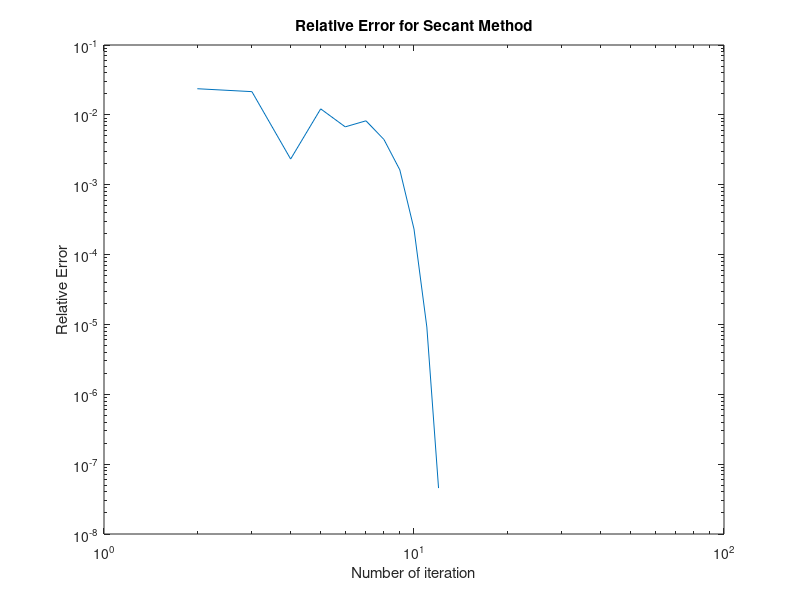

Here is the MATLAB script that generated this plot:
% Secant root finding method
% created by Anil Aksu
% I don't claim copyright you can use it for any purpose you need

format long

%Number of iterations
N=25;

% iteration point 
x=zeros(N);

% function at that point
f=zeros(N);

%relative error vector
Err=zeros(N-2);

%initial guess
x(1)=0.54;

% the second initial point to form secant line
x(2)=0.48;


for i=2:N-1
    
   % function evaluated at first point
   f(i)=tan(pi*x(i))-x(i)-6;
   
   %first derivative evaluated at that poin
   f(i-1)=tan(pi*x(i-1))-x(i-1)-6;
   
   % next iteration point
   x(i+1)=x(i)-f(i)*(x(i)-x(i-1))/(f(i)-f(i-1));
   
  % relative error
   Err(i)=abs(x(i+1)-x(i));
        
     % this is our cut-off criteria
        if Err(i)<10^-6.
            
            break
        end
end
    
loglog(Err);
%title
title('Relative Error for Secant Method')

ylabel('Relative Error')
% label for y axis
xlabel('Number of iteration')
% label for x axis

i

fl=tan(pi*x(i))-x(i)-6



    
